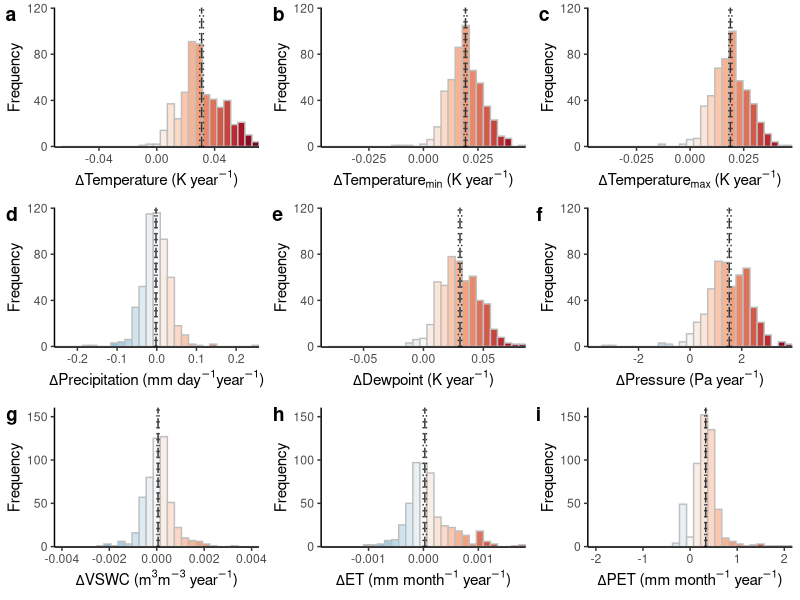

Generate this figure with R:
################################################################################
### Function for plotting distributions of ECV on TMCF
################################################################################

###Select libraries-------------------------------------------------------------
library(data.table)
library(ggplot2)
library(ggpubr)

###Load data and layers---------------------------------------------------------
#Load ASCI of trends
frame <- as.data.frame(fread("data/TMCF_slope.csv"))
frame <- subset(frame, remove != "yes") #Remove duplicates

###Plot features----------------------------------------------------------------
#Theme
th <- theme(
  panel.background = element_rect(fill = "transparent"),
  plot.background = element_rect(fill = "transparent", color = NA),
  legend.background = element_rect(fill = "transparent"),
  legend.box.background = element_rect(fill = "transparent"),
  panel.spacing = unit(0,"null"),
  panel.grid.major = element_blank(),
  panel.grid.minor = element_blank())

#Color selection
colores <- rev(c("#67001f", "#b2182b", "#d6604d", "#f4a582", 
                 "#fddbc7", "#f7f7f7", "#d1e5f0", "#92c5de", 
                 "#4393c3", "#2166ac", "#053061"))

####Histograms------------------------------------------------------------------
hist_function <- function(variable, name, y_limits, mean, LCI, HCI) {
  
  variable_limits <- c(-max(abs(range(frame[, variable], na.rm = TRUE))), 
                       max(abs(range(frame[, variable], na.rm = TRUE))))
  variable_quantile <- quantile(frame[, variable], 0.5, na.rm = TRUE)
  
  plot_export <- ggplot(frame, aes(x = frame[, variable])) +
    geom_histogram(aes(fill = ..x.., color = ..x..), bins = 30, colour = "grey75") +
    scale_y_continuous(limits = y_limits, expand = c(0, 0.5), n.breaks = 4) +   
    scale_x_continuous(limits = variable_limits, expand = c(0, 0)) +
    scale_fill_gradientn(colours = colores, limits = variable_limits) +
    geom_vline(xintercept = mean, linetype= "longdash", colour = "grey20") +
    geom_vline(xintercept = LCI, linetype= "dotted", colour = "grey20") +
    geom_vline(xintercept = HCI, linetype= "dotted", colour = "grey20") +
    xlab(name) + 
    ylab("Frequency") +
    theme_classic() + theme(legend.position = "none") + th +
    theme(
      panel.background = element_rect(fill = "transparent"),
      plot.background = element_rect(fill = "transparent", color = NA))
  
}



#Temperature
temperature <- hist_function("temperature",
                             expression(paste(Delta, "Temperature (K year"^-1, ")", sep = "")),
                             c(0, 120),
                             0.03103071,
                             0.02971575,
                             0.03228193)

#Temperature min
min_temperature <- hist_function("min_temperature",
                             expression(paste(Delta, "Temperature"['min']," (K year"^-1, ")", sep = "")),
                             c(0, 120),
                             0.01928038,
                             0.01863102,
                             0.0199509)

#Temperature max
max_temperature <- hist_function("max_temperature",
                             expression(paste(Delta, "Temperature"['max']," (K year"^-1, ")", sep = "")),
                             c(0, 120),
                             0.0187762,
                             0.0180836,
                             0.01950891)

#Precipitation
precipitation <- hist_function("precipitation",
                               expression(paste(Delta, "Precipitation (mm day"^-1, "year"^-1, ")", sep = "")),
                               c(0, 120),
                               -0.001942869,
                               -0.004725074,
                               0.0007131467)

#Dewpoint
dewpoint <- hist_function("dewpoint",
                          expression(paste(Delta, "Dewpoint (K year"^-1, ")", sep = "")),
                          c(0, 120),
                          0.03053587,
                          0.0291526,
                          0.03192858)

#Pressure
pressure <- hist_function("pressure",
                          expression(paste(Delta, "Pressure (Pa year"^-1, ")", sep = "")),
                          c(0, 120),
                          1.518385,
                          1.44925,
                          1.587649)
#VSWC
vswc <- hist_function("vswc",
                      expression(paste(Delta, "VSWC (m"^3,"m"^-3, " year"^-1, ")", sep = "")),
                      c(0, 160),
                      0.000055236397,
                      0.000011446997853383,
                      0.000096916527331151)

#ET
ET <- hist_function("ET",
                    expression(paste(Delta, "ET (mm month"^-1, " year"^-1, ")", sep = "")),
                    c(0, 160),
                    0.000025566240612677,
                    -0.000003829778800594,
                    0.000055163888778894)

#PET
PET <- hist_function("PET",
                     expression(paste(Delta, "PET (mm month"^-1, " year"^-1, ")", sep = "")),
                    c(0, 160),
                    0.331283388621889,
                    0.313842646321805,
                    0.349115655259898)

###Arrange plot-----------------------------------------------------------------
yo <- ggarrange(temperature, min_temperature, max_temperature,
                precipitation, dewpoint, pressure,
                vswc, ET, PET,
                nrow = 3,
                ncol = 3,
                labels = c("a", "b", "c", "d", "e", "f", "g", "h", "i"), 
                common.legend = FALSE,
                widths = c(3, 3, 3), heights = c(3, 3, 3))

###Export-----------------------------------------------------------------------
tiff("Figure_2.tiff", width = 183, height = 150, units = "mm", pointsize = 12, res = 600)

yo

dev.off()
